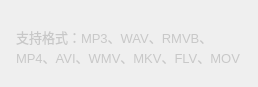
<?xml version="1.0" encoding="UTF-8"?>
<ui version="4.0">
 <class>NoiseTooltip</class>
 <widget class="QWidget" name="NoiseTooltip">
  <property name="geometry">
   <rect>
    <x>0</x>
    <y>0</y>
    <width>258</width>
    <height>80</height>
   </rect>
  </property>
  <property name="windowTitle">
   <string>NoiseTooltip</string>
  </property>
  <property name="styleSheet">
   <string notr="true">QTextEdit#textEditTips
{
	background:transparent;
	border:0px;
	color: rgb(200, 200, 200);
}
</string>
  </property>
  <layout class="QVBoxLayout" name="verticalLayout">
   <property name="spacing">
    <number>0</number>
   </property>
   <property name="leftMargin">
    <number>0</number>
   </property>
   <property name="topMargin">
    <number>0</number>
   </property>
   <property name="rightMargin">
    <number>0</number>
   </property>
   <property name="bottomMargin">
    <number>0</number>
   </property>
   <item>
    <widget class="CWidget" name="widget" native="true">
     <property name="styleSheet">
      <string notr="true">#widget{
/*border-image: url(:/toolTip/img/toolTip/noiseToolTips.png);
	border-image: url(:/button/img/button/Rectangle.png);*/
	border-image: url(:/widget/img/widget/noiseToolTips.png);
}
</string>
     </property>
     <layout class="QVBoxLayout" name="verticalLayout_2" stretch="0,0,0">
      <property name="spacing">
       <number>0</number>
      </property>
      <property name="leftMargin">
       <number>12</number>
      </property>
      <property name="topMargin">
       <number>8</number>
      </property>
      <property name="rightMargin">
       <number>10</number>
      </property>
      <property name="bottomMargin">
       <number>11</number>
      </property>
      <item>
       <spacer name="verticalSpacer_2">
        <property name="orientation">
         <enum>Qt::Vertical</enum>
        </property>
        <property name="sizeHint" stdset="0">
         <size>
          <width>20</width>
          <height>40</height>
         </size>
        </property>
       </spacer>
      </item>
      <item alignment="Qt::AlignHCenter">
       <widget class="QTextEdit" name="textEditTips">
        <property name="enabled">
         <bool>false</bool>
        </property>
        <property name="styleSheet">
         <string notr="true">font-family:'SimSun'; 
font-weight:400; 
font-style:normal;
margin-top:0px; 
margin-bottom:0px; 
margin-left:0px; 
margin-right:0px;
font-size:10pt;</string>
        </property>
        <property name="html">
         <string>&lt;!DOCTYPE HTML PUBLIC &quot;-//W3C//DTD HTML 4.0//EN&quot; &quot;http://www.w3.org/TR/REC-html40/strict.dtd&quot;&gt;
&lt;html&gt;&lt;head&gt;&lt;meta name=&quot;qrichtext&quot; content=&quot;1&quot; /&gt;&lt;style type=&quot;text/css&quot;&gt;
p, li { white-space: pre-wrap; }
&lt;/style&gt;&lt;/head&gt;&lt;body style=&quot; font-family:'SimSun'; font-size:10pt; font-weight:400; font-style:normal;&quot;&gt;
&lt;p style=&quot;-qt-paragraph-type:empty; margin-top:0px; margin-bottom:0px; margin-left:0px; margin-right:0px; -qt-block-indent:0; text-indent:0px;&quot;&gt;&lt;br /&gt;&lt;/p&gt;
&lt;p style=&quot; margin-top:0px; margin-bottom:0px; margin-left:0px; margin-right:0px; -qt-block-indent:0; text-indent:0px;&quot;&gt;支持格式：MP3、WAV、RMVB、MP4、AVI、WMV、MKV、FLV、MOV&lt;/p&gt;&lt;/body&gt;&lt;/html&gt;</string>
        </property>
       </widget>
      </item>
      <item>
       <spacer name="verticalSpacer">
        <property name="orientation">
         <enum>Qt::Vertical</enum>
        </property>
        <property name="sizeHint" stdset="0">
         <size>
          <width>20</width>
          <height>40</height>
         </size>
        </property>
       </spacer>
      </item>
     </layout>
    </widget>
   </item>
  </layout>
 </widget>
 <layoutdefault spacing="6" margin="11"/>
 <customwidgets>
  <customwidget>
   <class>CWidget</class>
   <extends>QWidget</extends>
   <header>cwidget.h</header>
   <container>1</container>
  </customwidget>
 </customwidgets>
 <resources>
  <include location="../../VLive/VLive.qrc"/>
 </resources>
 <connections/>
</ui>
